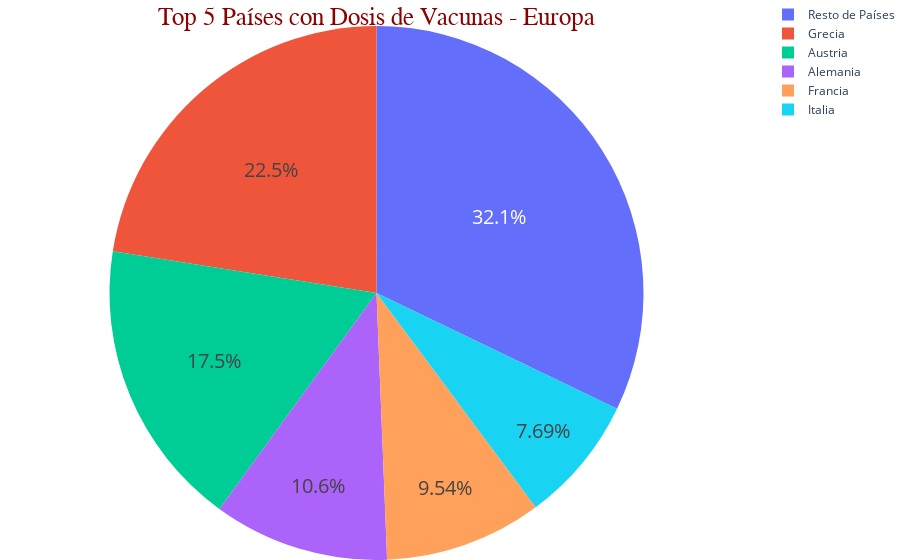

Notebook cell for this chart:
### Code cell
#Pie chart Top 5
import plotly.express as px
labels = ['Resto de Países','Grecia','Austria','Alemania','Francia','Italia']
values = dfDif
fig1 = px.pie(labels, values = values, names = labels)
fig1.update_traces(title = 'Top 5 Países con Dosis de Vacunas - Europa',
                   title_font = dict(size=25,family='Verdana', 
                                     color='darkred'),
                   hoverinfo='label+percent',
                   textinfo='percent', textfont_size=20)
fig1.update_layout(margin=dict(t=0, b=0, l=0, r=0))
fig1.show()

#Publicar en plotly
username = 'edobejar' # your username
api_key = 'OQpM6eKhTTYe9JhkdQ5F' # your api key - go to profile > settings > regenerate key

#import chart_studio
chart_studio.tools.set_credentials_file(username=username, api_key=api_key)
py.plot(fig1, filename = 'top5_vacunas', auto_open=True)

#import plotly.io as pio
#pio.write_html(fig1, file='index.html', auto_open=True)

### Figure 1 — Plotly figure (JSON) as saved in the notebook; plotly's stock layout.template omitted (floating-point values rounded to 4 significant figures)
{"data": [{"domain": {"x": [0, 1], "y": [0, 1]}, "hoverinfo": "label+percent", "hovertemplate": "label=%{label}<br>value=%{value}<extra></extra>", "labels": ["Resto de Países", "Grecia", "Austria", "Alemania", "Francia", "Italia"], "legendgroup": "", "name": "", "showlegend": true, "textfont": {"size": 20}, "textinfo": "percent", "title": {"font": {"color": "darkred", "family": "Verdana", "size": 25}, "text": "Top 5 Países con Dosis de Vacunas - Europa"}, "type": "pie", "values": [418694292, 293145480, 227789916, 138654380, 124236510, 100181246]}], "layout": {"legend": {"tracegroupgap": 0}, "margin": {"b": 0, "l": 0, "r": 0, "t": 0}}}
